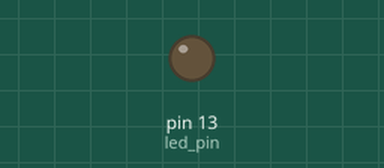
Recording of a sketch running on a simulated Arduino Uno, built with avr-gcc and run on an emulated ATmega328P. Shown: output pins drawn as LEDs (lit = HIGH). What the sketch prints to the serial monitor is not drawn.

Above: at 0.1 s.
At 12.8 s:
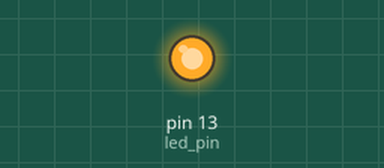
Timing chart, 0 to 14.6 s (numbered marks = the images above):
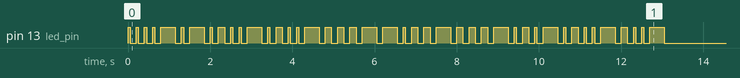

The sketch:

_2500a_-_step1_single.ino
```cpp
 struct Morse
{
   char character;
   String  code;
};

int dot_length_ms  = 50; //The duration of a dot
int dash_legth     = 3 * dot_length_ms; // One dash is three dots
int part_gap       = 1 * dot_length_ms; // Space between parts of a letter is one dot
int letter_space   = 3 * dot_length_ms; // Space between letters
int words_space    = 7 * dot_length_ms; // Space between words

#define led_pin 13
#define total_morse_code_items 36
Morse codes[total_morse_code_items] = {
  {'A',".-"},
  {'B',"-..."},
  {'C',"-.-."},
  {'D',"-.."},
  {'E',"."},
  {'F',"..-."},
  {'G',"--."},
  {'H',"...."},
  {'I',".."},
  {'K',"-.-"},
  {'L',".-.."},
  {'M',"--"},
  {'N',"-."},
  {'O',"---"},
  {'P',".--."},
  {'Q',"--.-"},
  {'R',".-."},
  {'S',"..."},
  {'T',"-"},
  {'U',"..-"},
  {'V',"...-"},
  {'W',".--"},
  {'X',"-..-"},
  {'Y',"-.--"},
  {'Z',"--.."},
  {'1',".----"},
  {'2',"..---"},
  {'3',"...--"},
  {'4',"....-"},
  {'5',"....."},
  {'6',"-...."},
  {'7',"--..."},
  {'8',"---.."},
  {'9',"----."},
  {'0',"-----"},
  {' ',}
  };

void setup() {
  // initialize digital pin 13 as an output.
  pinMode(led_pin, OUTPUT);
  Serial.begin(9600);

  String text_to_send = "HELLO WORLD";
  Serial.println("Starting...");
  transmit(text_to_send);
}

void loop() {
}

void transmit(String text_to_send)
{
  //For each letter, find its code and transmit it
  for (int letter = 0; letter < text_to_send.length(); letter++)
  {
    int code_index = 0;
    for (int i = 0; i < total_morse_code_items; i++)
    {
       if (codes[i].character == text_to_send[letter])
       {
         code_index = i;
         break;
       }
    }

    //Make flashes for letter at index code_index
    for (int i = 0; i < codes[code_index].code.length(); i++)
    { flash_led(codes[code_index].code[i]);
    }

    flash_led(' '); //Space in between words is three units
  }
}

void flash_led(char code)
{
    digitalWrite( led_pin, HIGH);
    if (code == '.')
         delay(dot_length_ms);
    else if (code == ' ')
        delay(words_space);
    else
       delay(dash_legth);

     digitalWrite( led_pin, LOW);
     delay(letter_space);
}
```
